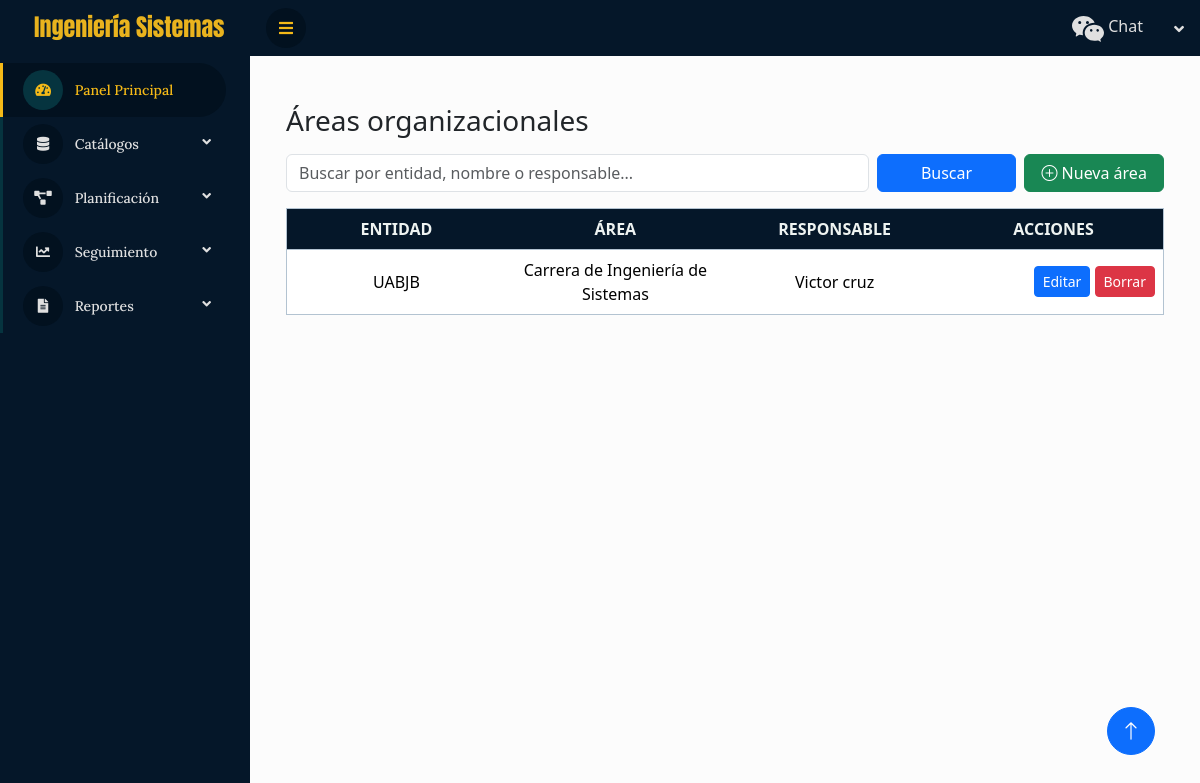
Screenshot of /areas/ with the database file from the repository.
### cis/models.py (models this page shows, shortened)
class TimeStampedModel(models.Model):
    creado = models.DateTimeField(auto_now_add=True)
    actualizado = models.DateTimeField(auto_now=True)
    class Meta:
        abstract = True

class AreaOrganizacional(TimeStampedModel):
    entidad = models.ForeignKey(Entidad, on_delete=models.CASCADE, related_name="areas")
    nombre = models.CharField(max_length=180)
    responsable = models.CharField(max_length=120, blank=True)
    class Meta:
        unique_together = [("entidad", "nombre")]
        indexes = [models.Index(fields=["entidad","nombre"])]
        verbose_name = "Área organizacional"
        verbose_name_plural = "Áreas organizacionales"

class Entidad(TimeStampedModel):
    nombre = models.CharField(max_length=150, unique=True)
    sigla = models.CharField(max_length=20, blank=True)

### cis/views.py (the view, shortened to what this page needs)
# urls.py: path("areas/", views.AreaOrganizacionalListView.as_view(), name="area_org_list"),
class AreaOrganizacionalListView(ListView):
    model = AreaOrganizacional
    template_name = "planificacion/area_org_list.html"
    context_object_name = "areas"
    paginate_by = 10
    def get_queryset(self):
        qs = (AreaOrganizacional.objects
              .select_related("entidad")
              .order_by("entidad__sigla", "nombre"))
        q = self.request.GET.get("q", "").strip()
        return qs
    def get_context_data(self, **kwargs):
        ctx = super().get_context_data(**kwargs)
        ctx["q"] = self.request.GET.get("q", "").strip()
        return ctx

### cis/templates/planificacion/area_org_list.html (shortened to what this page needs)
{% extends "base.html" %} {% load bootstrap_extras %} {% block content %}
<div class="container-fluid py-4">
  <div class="d-flex justify-content-between align-items-center mb-3">
    <h1 class="h3 mb-0">Áreas organizacionales</h1>
  </div>
  <form method="get" class="row g-2 mb-3">
    <div class="col-sm-8">
      <input type="text" name="q" value="{{ q }}" class="form-control" placeholder="Buscar por entidad, nombre o responsable..." />
    </div>
    <div class="col-sm-2 d-grid">
      <button class="btn btn-primary">Buscar</button>
    </div>
    <div class="col-sm-2 d-grid">
      <a href="{% url 'area_org_create' %}" class="btn btn-success">
        <i class="bi bi-plus-circle"></i>
        Nueva área
      </a>
    </div>
  </form>
  <div class="table-responsive">
    <table class="table table-hover align-middle">
      <thead class="table-light">
        <tr>
          <th>Entidad</th>
          <th>Área</th>
          <th>Responsable</th>
          <th>Acciones</th>
        </tr>
      </thead>
      <tbody>
        {% for a in areas %}
        <tr>
          <td>{{ a.entidad.sigla|default:a.entidad.nombre }}</td>
          <td>{{ a.nombre }}</td>
          <td>{{ a.responsable|default:"—" }}</td>
          <td class="text-end flex items-center gap-1 justify-center">
            <a href="{% url 'area_org_update' a.pk %}" class="btn btn-sm btn-primary">Editar</a>
            <a href="{% url 'area_org_delete' a.pk %}" class="btn btn-sm btn-danger">Borrar</a>
          </td>
        </tr>
        {% empty %}
        <tr><td colspan="4" class="text-center text-muted">Sin resultados</td></tr>
        {% endfor %}
      </tbody>
    </table>
  </div>
</div>
{% endblock %}

### cis/static/css/style.css (style rules this page uses)
:root { --primary: #f5ba18; --secondary: #06343f; ; --light: #e0e0e0; --dark: #02111f; ; }
.btn { transition: 0.5s; }
.table { width: 100%; border: 1px solid #ccc; border-collapse: collapse; margin: 0; padding: 0; table-layout: fixed; }
.table tr { background-color: #e4e9eb; border: 1px solid #b3c3d1; }
.table th, .table td { font-size: 16px; padding: 8px; text-align: center; }
.table thead th { text-transform: uppercase; background-color: #051729; color: #eef3f1; }

### rows the page displays
AreaOrganizacional: entidad.sigla "UABJB", nombre "Carrera de Ingeniería de Sistemas", responsable "Victor cruz"
